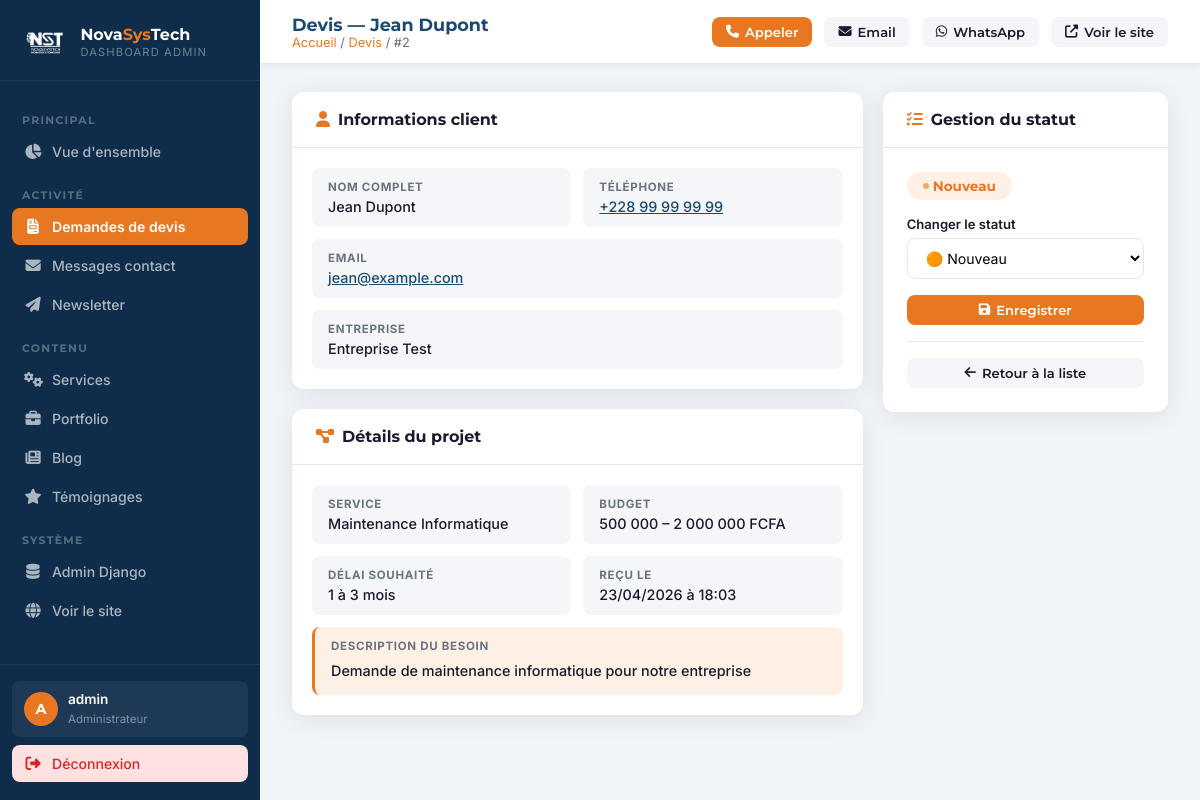
/dashboard/devis/2/ (signed in), run on the app's committed database.
### core/models.py (models this page shows, shortened)
class DemandeDevis(models.Model):
    SERVICES = [
        ('maintenance', 'Maintenance Informatique'),
        ('cctv', 'Vidéosurveillance (CCTV)'),
        ('reseaux', 'Réseaux Wi-Fi & Câblé'),
        ('alarmes', 'Alarmes & Contrôle d\'accès'),
        ('cloud_ia', 'Cloud & Intelligence Artificielle'),
        ('formation', 'Formation & Certification'),
        ('autre', 'Autre'),
    ]
    BUDGETS = [
        ('lt100', '< 100 000 FCFA'),
        ('100_500', '100 000 – 500 000 FCFA'),
        ('500_1m', '500 000 – 2 000 000 FCFA'),
        ('gt2m', '+ 2 000 000 FCFA'),
        ('nd', 'Non défini'),
    ]
    DELAIS = [
        ('urgent', 'Urgent (Moins de 1 mois)'),
        ('1_3m', '1 à 3 mois'),
        ('3_6m', '3 à 6 mois'),
        ('flexible', 'Flexible'),
    ]
    STATUTS = [
        ('nouveau', 'Nouveau'),
        ('en_cours', 'En cours'),
        ('traite', 'Traité'),
        ('archive', 'Archivé'),
    ]
    nom_complet = models.CharField(max_length=200)
    email = models.EmailField()
    telephone = models.CharField(max_length=30)
    entreprise = models.CharField(max_length=200, blank=True)
    service = models.CharField(max_length=50, choices=SERVICES)
    description = models.TextField()
    budget = models.CharField(max_length=20, choices=BUDGETS, default='nd')
    delai = models.CharField(max_length=20, choices=DELAIS, default='flexible')
    statut = models.CharField(max_length=20, choices=STATUTS, default='nouveau')
    ip_address = models.GenericIPAddressField(null=True, blank=True)
    created_at = models.DateTimeField(auto_now_add=True)
    updated_at = models.DateTimeField(auto_now=True)
    class Meta:
        ordering = ['-created_at']
        verbose_name = 'Demande de Devis'
        verbose_name_plural = 'Demandes de Devis'

### dashboard/views.py (the view)
# urls.py: path('devis/<int:pk>/', views.devis_detail, name='devis_detail'),
@login_required(login_url='/dashboard/login/')
def devis_detail(request, pk):
    dv = get_object_or_404(DemandeDevis, pk=pk)
    if request.method == 'POST':
        dv.statut = request.POST.get('statut', dv.statut)
        dv.save()
        if request.headers.get('X-Requested-With') == 'XMLHttpRequest':
            return JsonResponse({'success': True, 'statut': dv.get_statut_display()})
        return redirect('devis_list')
    return render(request, 'dashboard/devis_detail.html', {'page': 'devis', 'dv': dv})

### core/context_processors.py (called while the page is built)
def global_context(request):
    return {
        'PHONE_1': getattr(settings, 'PHONE_1', '+228 79 92 81 81'),
        'EMAIL_CONTACT': getattr(settings, 'EMAIL_CONTACT', 'contact@novasystechn.com'),
        'EMAIL_SUPPORT': getattr(settings, 'EMAIL_SUPPORT', 'contact@novasystechn.com'),
        'WHATSAPP_NUMBER': getattr(settings, 'WHATSAPP_NUMBER', '22879928181'),
        'ADRESSE': getattr(settings, 'ADRESSE', 'Agoè Assiyéyé, Lomé'),
        'MAPS_URL': getattr(settings, 'MAPS_URL', ''),
        'RECAPTCHA_PUBLIC_KEY': getattr(settings, 'RECAPTCHA_PUBLIC_KEY', ''),
        'SITE_URL': getattr(settings, 'SITE_URL', ''),
    }

### templates/dashboard/devis_detail.html (shortened to what this page needs)
{% extends 'dashboard/base.html' %}
{% block page_title %}Devis — {{ dv.nom_complet }}{% endblock %}
{% block breadcrumb %}<a href="{% url 'dashboard_home' %}">Accueil</a> / <a href="{% url 'devis_list' %}">Devis</a> / #{{ dv.pk }}{% endblock %}
{% block topbar_actions %}
<a href="tel:{{ dv.telephone }}" class="topbar-btn primary"><i class="fas fa-phone"></i> Appeler</a>
<a href="mailto:{{ dv.email }}" class="topbar-btn ghost"><i class="fas fa-envelope"></i> Email</a>
<a href="https://wa.me/{{ dv.telephone|cut:' '|cut:'+'|cut:'-' }}" class="topbar-btn ghost" target="_blank"><i class="fab fa-whatsapp"></i> WhatsApp</a>
{% endblock %}
{% block content %}
<div class="grid-3">
  <div style="display:flex;flex-direction:column;gap:20px;">
    <div class="card">
      <div class="card-header"><h3><i class="fas fa-user" style="color:var(--orange);margin-right:8px;"></i>Informations client</h3></div>
      <div style="padding:20px;" class="detail-grid">
        <div class="detail-item"><div class="detail-label">Nom complet</div><div class="detail-value">{{ dv.nom_complet }}</div></div>
        <div class="detail-item"><div class="detail-label">Téléphone</div><div class="detail-value"><a href="tel:{{ dv.telephone }}" style="color:var(--blue);">{{ dv.telephone }}</a></div></div>
        <div class="detail-item detail-full"><div class="detail-label">Email</div><div class="detail-value"><a href="mailto:{{ dv.email }}" style="color:var(--blue);">{{ dv.email }}</a></div></div>
        {% if dv.entreprise %}<div class="detail-item detail-full"><div class="detail-label">Entreprise</div><div class="detail-value">{{ dv.entreprise }}</div></div>{% endif %}
      </div>
    </div>
    <div class="card">
      <div class="card-header"><h3><i class="fas fa-project-diagram" style="color:var(--orange);margin-right:8px;"></i>Détails du projet</h3></div>
      <div style="padding:20px;" class="detail-grid">
        <div class="detail-item"><div class="detail-label">Service</div><div class="detail-value">{{ dv.get_service_display }}</div></div>
        <div class="detail-item"><div class="detail-label">Budget</div><div class="detail-value">{{ dv.get_budget_display }}</div></div>
        <div class="detail-item"><div class="detail-label">Délai souhaité</div><div class="detail-value">{{ dv.get_delai_display }}</div></div>
        <div class="detail-item"><div class="detail-label">Reçu le</div><div class="detail-value">{{ dv.created_at|date:"d/m/Y à H:i" }}</div></div>
        <div class="detail-item detail-full" style="background:var(--orange-light);border-left:3px solid var(--orange);">
          <div class="detail-label">Description du besoin</div>
          <div class="detail-value" style="white-space:pre-wrap;margin-top:6px;line-height:1.7;">{{ dv.description }}</div>
        </div>
      </div>
    </div>
  </div>
  <div>
    <div class="card">
      <div class="card-header"><h3><i class="fas fa-tasks" style="color:var(--orange);margin-right:8px;"></i>Gestion du statut</h3></div>
      <div style="padding:24px;">
        <div style="margin-bottom:16px;">
          <span class="badge {{ dv.statut }}" style="font-size:.85rem;padding:6px 16px;">{{ dv.get_statut_display }}</span>
        </div>
        <form method="post">
          <div class="form-group">
            <label class="form-label">Changer le statut</label>
            <select name="statut" class="form-ctrl">
              <option value="nouveau" {% if dv.statut == 'nouveau' %}selected{% endif %}>🟠 Nouveau</option>
            </select>
          </div>
          <button type="submit" class="topbar-btn primary" style="width:100%;justify-content:center;">
            <i class="fas fa-save"></i> Enregistrer
          </button>
        </form>
        <div style="margin-top:16px;padding-top:16px;border-top:1px solid var(--gray-mid);">
          <a href="{% url 'devis_list' %}" class="topbar-btn ghost" style="width:100%;justify-content:center;">
            <i class="fas fa-arrow-left"></i> Retour à la liste
          </a>
        </div>
      </div>
    </div>
  </div>
</div>
{% endblock %}

### templates/dashboard/base.html (shortened to what this page needs)
{% load static %}<!DOCTYPE html>
<html lang="fr">
<head>
  <link rel="stylesheet" href="https://cdnjs.cloudflare.com/ajax/libs/font-awesome/6.5.0/css/all.min.css">
</head>
<body>
<aside class="sidebar" id="sidebar">
  <div class="sidebar-logo">
    <img src="{% static 'images/logo-nav.png' %}" alt="NST" onerror="this.style.display='none'">
    <div>
      <div class="brand">Nova<span>Sys</span>Tech</div>
      <div class="sub">Dashboard Admin</div>
    </div>
  </div>
  <nav class="sidebar-nav">
    <div class="nav-section-label">Principal</div>
    <a href="{% url 'dashboard_home' %}" class="nav-item {% if page == 'home' %}active{% endif %}">
      <i class="fas fa-chart-pie"></i> Vue d'ensemble
    </a>
    <div class="nav-section-label">Activité</div>
    <a href="{% url 'devis_list' %}" class="nav-item {% if page == 'devis' %}active{% endif %}">
      <i class="fas fa-file-invoice"></i> Demandes de devis
    </a>
    <a href="{% url 'messages_list' %}" class="nav-item {% if page == 'messages' %}active{% endif %}">
      <i class="fas fa-envelope"></i> Messages contact
    </a>
    <a href="{% url 'newsletter_list' %}" class="nav-item {% if page == 'newsletter' %}active{% endif %}">
      <i class="fas fa-paper-plane"></i> Newsletter
    </a>
    <div class="nav-section-label">Contenu</div>
    <a href="{% url 'services_list' %}" class="nav-item {% if page == 'services' %}active{% endif %}">
      <i class="fas fa-cogs"></i> Services
    </a>
    <a href="{% url 'projets_list' %}" class="nav-item {% if page == 'projets' %}active{% endif %}">
      <i class="fas fa-briefcase"></i> Portfolio
    </a>
    <a href="{% url 'articles_list' %}" class="nav-item {% if page == 'articles' %}active{% endif %}">
      <i class="fas fa-newspaper"></i> Blog
    </a>
    <a href="{% url 'temoignages_list' %}" class="nav-item {% if page == 'temoignages' %}active{% endif %}">
      <i class="fas fa-star"></i> Témoignages
    </a>
    <div class="nav-section-label">Système</div>
    <a href="/admin/" class="nav-item" target="_blank">
      <i class="fas fa-database"></i> Admin Django
    </a>
    <a href="{% url 'index' %}" class="nav-item" target="_blank">
      <i class="fas fa-globe"></i> Voir le site
    </a>
  </nav>
  <div class="sidebar-footer">
    <div class="sidebar-user">
      <div class="user-avatar">{{ request.user.username|slice:":1"|upper }}</div>
      <div>
        <span class="user-name">{{ request.user.get_full_name|default:request.user.username }}</span>
        <span class="user-role">Administrateur</span>
      </div>
    </div>
    <a href="{% url 'dashboard_logout' %}" class="nav-item" style="background:#FEE2E2;color:#DC2626;">
      <i class="fas fa-sign-out-alt"></i> Déconnexion
    </a>
  </div>
</aside>
<div class="main">
  <header class="topbar">
    <div class="topbar-left">
      <div>
        <div class="page-title">{% block page_title %}Dashboard{% endblock %}</div>
        <div class="breadcrumb-bar">{% block breadcrumb %}<a href="{% url 'dashboard_home' %}">Accueil</a>{% endblock %}</div>
      </div>
    </div>
    <div class="topbar-right">
      {% block topbar_actions %}{% endblock %}
      <a href="{% url 'index' %}" class="topbar-btn ghost" target="_blank">
        <i class="fas fa-external-link-alt"></i> Voir le site
      </a>
    </div>
  </header>
  <div class="content">
    {% block content %}{% endblock %}
  </div>
</div>
</body>
</html>

### data on the page
DemandeDevis: nom_complet "Jean Dupont", pk "2", telephone "+228 99 99 99 99", email "jean@example.com", entreprise "Entreprise Test", service "Maintenance Informatique", budget "500 000 – 2 000 000 FCFA", delai "1 à 3 mois", created_at "23/04/2026 à 18:03", description "Demande de maintenance informatique pour notre entreprise", statut "Nouveau", statut "🟠 Nouveau"

### other printed values
{{ request.user.username|slice:":1"|upper }} "A"
{{ request.user.get_full_name|default:request.user.username }} "admin"
